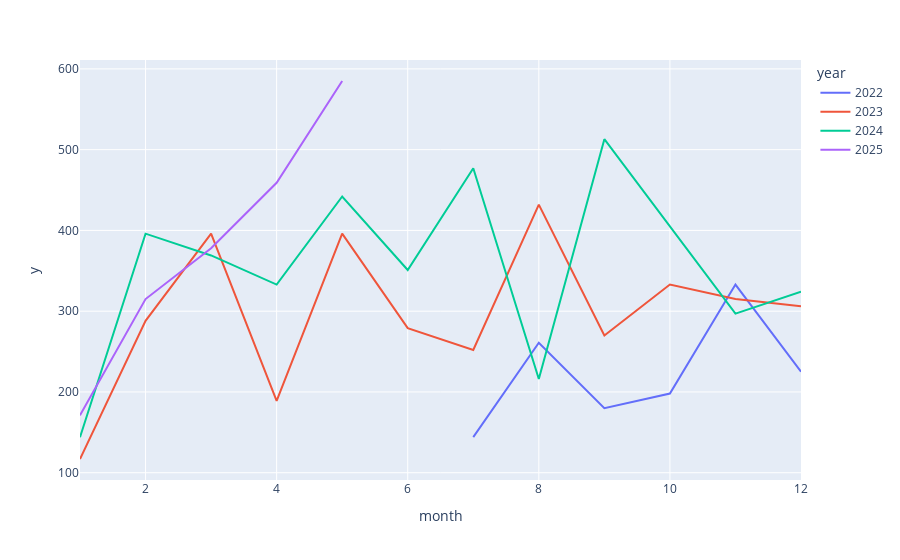

Notebook cell for this chart:
### Code cell
import plotly.express as px
pdf=df_fr.clone()
pdf = pdf.with_columns(month = pl.col('ds').dt.month())
pdf = pdf.with_columns(year=pl.col('ds').dt.year())
px.line(pdf.filter(pl.col('unique_id')=='NEW ZEALAND,0416831200'),y='y',x='month',color='year')

### Figure 1 — Plotly figure (JSON) as saved in the notebook; plotly's stock layout.template omitted (floating-point values rounded to 4 significant figures)
{"data": [{"hovertemplate": "year=2022<br>month=%{x}<br>y=%{y}<extra></extra>", "legendgroup": "2022", "line": {"color": "#636efa", "dash": "solid"}, "marker": {"symbol": "circle"}, "mode": "lines", "name": "2022", "orientation": "v", "showlegend": true, "type": "scatter", "x": [7, 8, 9, 10, 11, 12], "xaxis": "x", "y": [144.0, 261.0, 180.0, 198.0, 333.0, 225.0], "yaxis": "y"}, {"hovertemplate": "year=2023<br>month=%{x}<br>y=%{y}<extra></extra>", "legendgroup": "2023", "line": {"color": "#EF553B", "dash": "solid"}, "marker": {"symbol": "circle"}, "mode": "lines", "name": "2023", "orientation": "v", "showlegend": true, "type": "scatter", "x": [1, 2, 3, 4, 5, 6, 7, 8, 9, 10, 11, 12], "xaxis": "x", "y": [117.0, 288.0, 396.0, 189.0, 396.0, 279.0, 252.0, 432.0, 270.0, 333.0, 315.0, 306.0], "yaxis": "y"}, {"hovertemplate": "year=2024<br>month=%{x}<br>y=%{y}<extra></extra>", "legendgroup": "2024", "line": {"color": "#00cc96", "dash": "solid"}, "marker": {"symbol": "circle"}, "mode": "lines", "name": "2024", "orientation": "v", "showlegend": true, "type": "scatter", "x": [1, 2, 3, 4, 5, 6, 7, 8, 9, 10, 11, 12], "xaxis": "x", "y": [144.0, 396.0, 369.0, 333.0, 442.0, 351.0, 477.0, 216.0, 513.0, 405.0, 297.0, 324.0], "yaxis": "y"}, {"hovertemplate": "year=2025<br>month=%{x}<br>y=%{y}<extra></extra>", "legendgroup": "2025", "line": {"color": "#ab63fa", "dash": "solid"}, "marker": {"symbol": "circle"}, "mode": "lines", "name": "2025", "orientation": "v", "showlegend": true, "type": "scatter", "x": [1, 2, 3, 4, 5], "xaxis": "x", "y": [171.0, 315.0, 378.0, 459.0, 585.0], "yaxis": "y"}], "layout": {"legend": {"title": {"text": "year"}, "tracegroupgap": 0}, "margin": {"t": 60}, "xaxis": {"anchor": "y", "domain": [0, 1], "title": {"text": "month"}}, "yaxis": {"anchor": "x", "domain": [0, 1], "title": {"text": "y"}}}}
